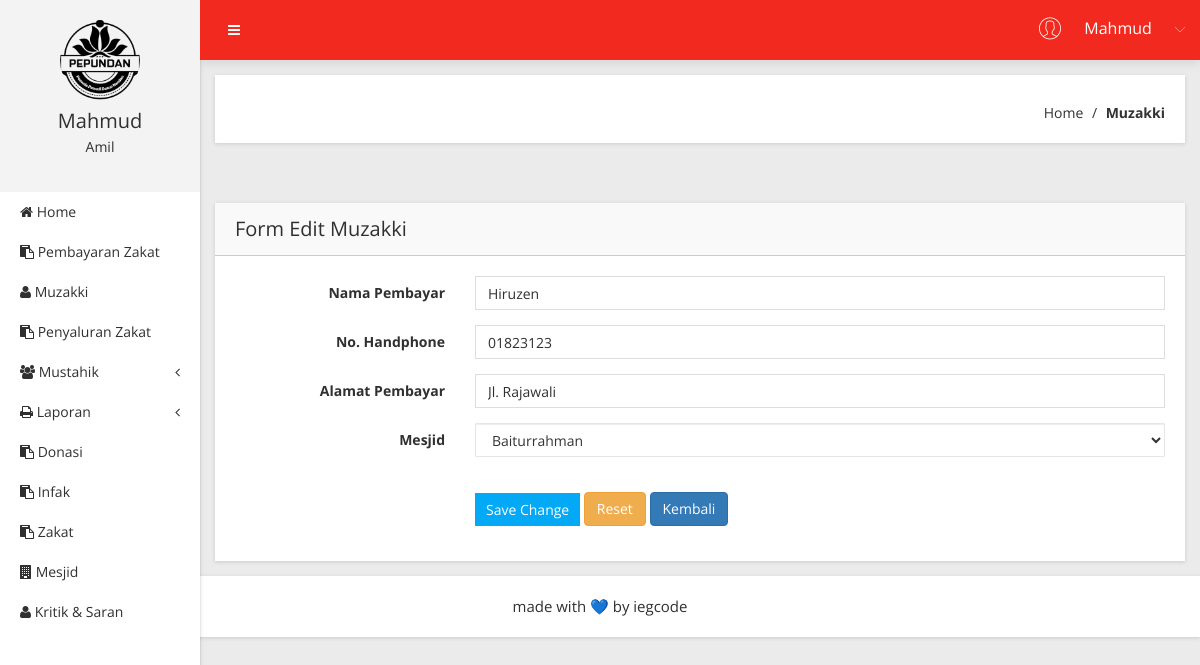
Page /Pembayar/form_edit/1 (signed in) on the committed database.
### tables this page shows
CREATE TABLE `t_pembayar` (
  `id_pembayar` int(11) NOT NULL,
  `nama_pembayar` varchar(30) NOT NULL,
  `no_hp_pembayar` varchar(14) NOT NULL,
  `alamat_pembayar` varchar(50) NOT NULL,
  `id_mesjid` int(11) NOT NULL
);

### app/core/controller.php (called while the page is built, shortened)
<?php
class controller {
	public function view($view, $data = [])
	{
		require_once 'app/views/' . $view .'.php';
	}
	public function model ($model)
	{
		return new $model;
	}
}

### app/controllers/Pembayar.php (called while the page is built, shortened)
<?php
class Pembayar extends Controller {
	public function form_edit($id)
	{
		$data['judul'] = 'Detail Pembayar';
		$data['pnr'] = $this->model('Pembayar_model')->ambilDataPembayar($id);
		$data['Zakat'] = $this->model('Mesjid_model')->getAllMesjid();
		$this->view('Pembayar/form_edit', $data);
	}
}

### app/core/app.php (called while the page is built, shortened)
<?php
class app {
	protected $method = 'index';
	protected $params = [];
	public function __construct ()
	{
		$url = $this->parseURL();
		if (file_exists('app/controllers/' . $url[0] . '.php')) {
			unset($url[0]);
		}
		$this->controller = new $this->controller;
		if (isset($url[1])) {
          if (method_exists($this->controller, $url[1])) {				$this->method = $url[1];
           unset($url[1]);
       }
   }
   if ( !empty($url)) {
     $this->params = array_values($url);
 }
 call_user_func_array([$this->controller, $this->method], $this->params);
}
public function parseURL()
{
  if (isset($_GET['url'])) {
     $url = rtrim($_GET['url'], '/');
     $url = filter_var($url, FILTER_SANITIZE_URL);
     $url = explode('/', $url);
     return $url;
 }
}
}

### index.php (called while the page is built, shortened)
<?php
$app = new app;

### app/core/database.php (called while the page is built, shortened)
<?php
class Database {
	private $host = DB_HOST;
	private $user = DB_USER;
	private $pass = DB_PASS;
	private $db_name = DB_NAME;
PRIVATE $dbh;
private $stmt;
	public function __construct()
	{
		$dsn = 'mysql:host=' .$this->host. ';dbname=' .$this->db_name;
		$option= [
			PDO::ATTR_PERSISTENT =>true,
			PDO::ATTR_ERRMODE => PDO::ERRMODE_EXCEPTION
		];
		try{
			$this->dbh = new PDO($dsn, $this->user, $this->pass, $option);
		} catch(PDOException $e) {
			die($e->getMessage());
		}
	}
public function query($query){
	$this->stmt= $this->dbh->prepare($query);
}
public function bind($param, $value, $type= null){
if(is_null($type)){
	switch ( true ) {
			default :
			$type = PDO::PARAM_STR;
	}
}
$this->stmt->bindValue($param,$value,$type);
}
public function execute()
{
	$this->stmt->execute();
}
public function resultSet()
{
	$this->execute();
	return $this->stmt->fetchALL(PDO::FETCH_ASSOC);
}
public function single()
{
	$this->execute();
	return $this->stmt->fetchALL(PDO::FETCH_ASSOC);
}
}
?>

### app/models/Pembayar_model.php (called while the page is built, shortened)
<?php
class Pembayar_model {
	private $table='t_pembayar';
	private $db;
	public function __construct(){
		$this->db = new database;
	}
	public function ambilDataPembayar($id)
	{
		$this->db->query('SELECT * FROM '.$this-> table .' WHERE id_pembayar=:id_pembayar');
		$this->db->bind('id_pembayar',$id);
		return $this->db->single();
	}
}

### app/models/Mesjid_model.php (called while the page is built, shortened)
<?php
class Mesjid_model {
	private $db;
	public function __construct(){
		$this->db = new database;
	}
	public function getAllMesjid()
	{
		$this->db->query("SELECT * FROM t_mesjid");
	 		return $this->db->resultSet();
	}
}

### app/views/Pembayar/form_edit.php (the view, shortened to what this page needs)
<?php foreach( $data['pnr'] as $dt ) : ?>
<?php endforeach;?>
            <div class="breadcome-area mg-b-30 small-dn">
                <div class="container-fluid">
                    <div class="row">
                        <div class="col-lg-12">
                            <div class="breadcome-list shadow-reset">
                                <div class="row">
                                    <div class="col-lg-6">
                                        <div class="breadcome-heading">
                                        </div>
                                    </div>
                                    <div class="col-lg-6">
                                        <ul class="breadcome-menu">
                                            <li><a href="<?=BASEURL;?>/home_index">Home</a> <span class="bread-slash">/</span>
                                            </li>
                                            <li><span class="bread-blod">Muzakki</span>
                                            </li>
                                        </ul>
                                    </div>
                                </div>
                            </div>
                        </div>
                    </div>
                </div>
            </div>
            <div class="data-table-area mg-b-15">
                <div class="container-fluid">
                    <div class="row">
                        <div class="col-lg-12">
                            <div class="sparkline12-list shadow-reset mg-t-30">
                                <div class="sparkline12-hd">
                                    <div class="main-sparkline12-hd">
                                        <h1>Form Edit Muzakki</h1>
                                    </div>
                                </div>
                                <div class="sparkline12-graph">
                                    <div class="basic-login-form-ad">
                                        <div class="row">
                                            <div class="col-lg-12">
                                                <div class="all-form-element-inner">
      <form action="<?= BASEURL; ?>/Pembayar/edit_data" method="POST">
          <div class="form-group-inner">
              <div class="row">
                  <div class="col-lg-3">
                      <label class="login2 pull-right pull-right-pro">Nama Pembayar</label>
                  </div>
                  <div class="col-lg-9">
                      <div class="form-select-list">
                          <input type="text" name="nama_pembayar" required="required" class="form-control" value="<?= $dt['nama_pembayar']?>">
                      </div>
                  </div>
              </div>
          </div>
          <div class="form-group-inner">
              <div class="row">
                  <div class="col-lg-3">
                      <label class="login2 pull-right pull-right-pro">No. Handphone</label>
                  </div>
                  <div class="col-lg-9">
                      <div class="form-select-list">
                          <input class="form-control" type="text" name="no_hp_pembayar"  value="<?= $dt['no_hp_pembayar']?>">
                      </div>
                  </div>
              </div>
          </div>
          <div class="form-group-inner">
              <div class="row">
                  <div class="col-lg-3">
                      <label class="login2 pull-right pull-right-pro">Alamat Pembayar</label>
                  </div>
                  <div class="col-lg-9">
                      <div class="form-select-list">
                          <input class="form-control" type="text" name="alamat_pembayar"  value="<?= $dt['alamat_pembayar']?>">
                      </div>
                  </div>
              </div>
          </div>
          <div class="form-group-inner">
              <div class="row">
                  <div class="col-lg-3">
                      <label class="login2 pull-right pull-right-pro">Mesjid</label>
                  </div>
                  <div class="col-lg-9">
                      <div class="form-select-list">
                          <select name="id_mesjid" class="form-control">
                              <?php foreach( $data['Zakat'] as $dt2 ) : ?>
                              <?php
                                  $selected = '';
                                  if($dt2['id_mesjid'] == $dt['id_mesjid']){
                                  $selected = 'selected="selected"';
                                  }
                              ?>
                              <option value="<?= $dt2['id_mesjid'];?>" <?= $selected;?>>
                              <?= $dt2['nama_mesjid'];?></option>
                          <?php endforeach; ?>
                          </select>
                      </div>
                  </div>
              </div>
          </div>
          <div class="form-group-inner">
              <div class="login-btn-inner">
                  <div class="row">
                      <div class="col-lg-3"></div>
                      <div class="col-lg-9">
                          <div class="login-horizental cancel-wp pull-left">
                              <button class="btn btn-sm btn-primary login-submit-cs" type="submit">Save Change</button>
                              <button class="btn btn-warning" type="reset">Reset</button>
                              <a href="<?= BASEURL; ?>/Pembayar/"  button type="button" class="btn btn-primary">Kembali</a>
                          </div>
                      </div>
                  </div>
              </div>
          </div>
      </form>
                                                </div>
                                            </div>
                                        </div>
                                    </div>
                                </div>
                            </div>
                        </div>
                    </div>
                </div>
            </div>
        </div>
    </div>

### rows in the picture
t_pembayar: nama_pembayar "Hiruzen", no_hp_pembayar "01823123", alamat_pembayar "Jl. Rajawali"

### other values in the picture
$_SESSION['username'] "Mahmud"
$level "Amil"
form field id_mesjid "Baiturrahman"
